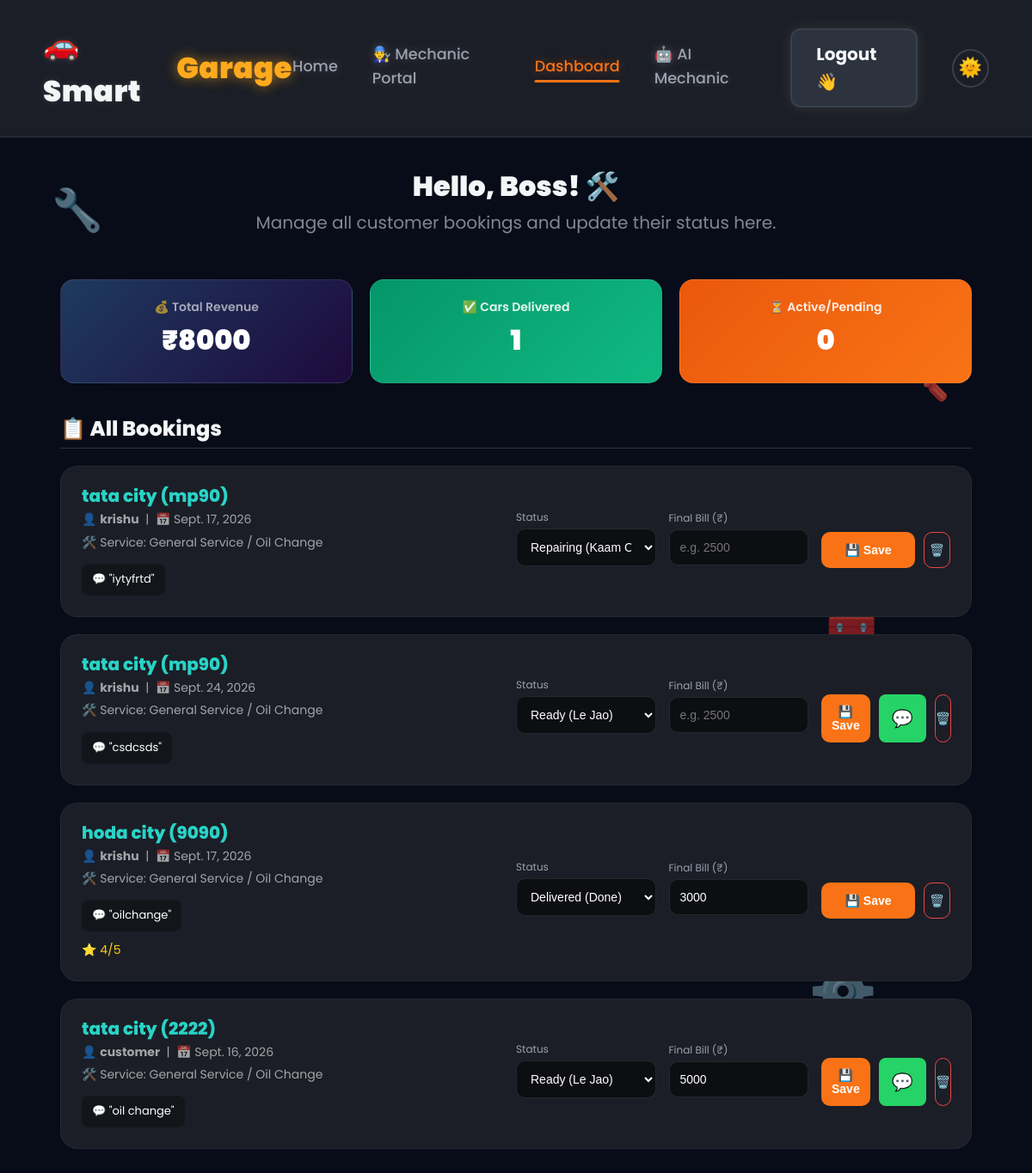
The page /dashboard/owner/ (signed in) on the database its author committed.
### bookings/models.py (models this page shows, shortened)
class Booking(models.Model):
    STATUS_CHOICES = (
        ('Pending', 'Pending (Wait)'),
        ('Repairing', 'Repairing (Kaam Chalu)'),
        ('Ready', 'Ready (Le Jao)'),
        ('Delivered', 'Delivered (Done)'),
    )
    SERVICE_CHOICES = (
        ('General', 'General Service / Oil Change'),
        ('Wash', 'Car Wash & Cleaning'),
        ('AC', 'AC Repair & Gas'),
        ('Denting', 'Denting & Painting'),
        ('Custom', 'Other / Custom Issue'),
    )
    customer = models.ForeignKey(settings.AUTH_USER_MODEL, on_delete=models.CASCADE, related_name='bookings')
    vehicle = models.ForeignKey(Vehicle, on_delete=models.CASCADE, related_name='bookings')
    service_type = models.CharField(max_length=20, choices=SERVICE_CHOICES, default='General')
    problem_description = models.TextField(blank=True, help_text="Kya problem aa rahi hai?")
    booking_date = models.DateField(help_text="Kis din service ke liye aana hai?")
    status = models.CharField(max_length=20, choices=STATUS_CHOICES, default='Pending')
    final_bill = models.PositiveIntegerField(blank=True, null=True, help_text="Final amount to pay")
    rating = models.IntegerField(null=True, blank=True, help_text="Rating out of 5")
    feedback = models.TextField(blank=True, null=True, help_text="Customer Review")
    created_at = models.DateTimeField(auto_now_add=True)

### customers/models.py (models this page shows, shortened)
class Vehicle(models.Model):
    FUEL_CHOICES = (
        ('Petrol', 'Petrol'),
        ('Diesel', 'Diesel'),
        ('CNG', 'CNG'),
        ('EV', 'Electric (EV)'),
    )
    owner = models.ForeignKey(settings.AUTH_USER_MODEL, on_delete=models.CASCADE, related_name='vehicles')
    registration_number = models.CharField(max_length=20, unique=True, help_text="e.g. MH 04 AB 1234")
    brand = models.CharField(max_length=50, help_text="e.g. Honda, Tata, Hyundai")
    car_model = models.CharField(max_length=50, help_text="e.g. City, Nexon, i20")
    fuel_type = models.CharField(max_length=20, choices=FUEL_CHOICES, default='Petrol')
    manufacturing_year = models.PositiveIntegerField()
    mileage = models.PositiveIntegerField(help_text="Current KMs driven", default=0)
    created_at = models.DateTimeField(auto_now_add=True)

### accounts/models.py (models this page shows, shortened)
class User(AbstractUser):
    class Role(models.TextChoices):
        OWNER = 'OWNER', 'Owner / Admin'
        ADVISOR = 'ADVISOR', 'Service Advisor'
        MECHANIC = 'MECHANIC', 'Mechanic'
        CUSTOMER = 'CUSTOMER', 'Customer'
    role = models.CharField(max_length=20, choices=Role.choices, default=Role.CUSTOMER)
    phone = models.CharField(max_length=15, blank=True)
    profile_image = models.ImageField(upload_to='profiles/', blank=True, null=True)
    is_verified = models.BooleanField(default=False)
    created_at = models.DateTimeField(auto_now_add=True)

### core/views.py (the view)
# urls.py: path('dashboard/owner/', views.owner_dashboard, name='owner_dashboard'),
@login_required
def owner_dashboard(request):
    from bookings.models import Booking
    from django.db.models import Sum
    bookings = Booking.objects.all().order_by('-created_at')
    total_revenue = bookings.aggregate(total=Sum('final_bill'))['total'] or 0
    repaired_count = Booking.objects.filter(status='Delivered').count()
    pending_count = Booking.objects.filter(status='Pending').count()
    repairing_count = Booking.objects.filter(status='Repairing').count()
    ready_count = Booking.objects.filter(status='Ready').count()
    context = {
        'bookings': bookings,
        'total_revenue': total_revenue,
        'repaired_count': repaired_count,
        'pending_count': pending_count,
        'repairing_count': repairing_count,
        'ready_count': ready_count,
    }
    return render(request, 'dashboard/owner_dashboard.html', context)

### core/context_processors.py (called while the page is built)
def site_settings(request):
    return {
        'SITE_NAME': 'Smart Garage',
        'SITE_TAGLINE': 'Premium Vehicle Service, Simplified.',
    }

### templates/dashboard/owner_dashboard.html (shortened to what this page needs)
{% extends "base.html" %}
{% block content %}
<div class="dash-container">
  <div class="welcome-box">
    <h1>Hello, Boss! 🛠️</h1>
    <p style="color:rgba(255,255,255,0.5);">Manage all customer bookings and update their status here.</p>
  </div>
  <div style="display: grid; grid-template-columns: repeat(auto-fit, minmax(200px, 1fr)); gap: 20px; margin-bottom: 40px;">
    <div style="background: linear-gradient(135deg, #1e3a5f, #1e0a3c); border: 1px solid rgba(255,255,255,0.1); border-radius: 16px; padding: 24px; text-align: center;">
      <h3 style="color: rgba(255,255,255,0.6); font-size: 14px; margin-bottom: 5px; font-weight: 600;">💰 Total Revenue</h3>
      <p style="font-size: 32px; font-weight: 900; color: #fff; margin: 0;">₹{{ total_revenue }}</p>
    </div>
    <div style="background: linear-gradient(135deg, #059669, #10b981); border: 1px solid rgba(255,255,255,0.1); border-radius: 16px; padding: 24px; text-align: center;">
      <h3 style="color: rgba(255,255,255,0.9); font-size: 14px; margin-bottom: 5px; font-weight: 600;">✅ Cars Delivered</h3>
      <p style="font-size: 32px; font-weight: 900; color: #fff; margin: 0;">{{ repaired_count }}</p>
    </div>
    <div style="background: linear-gradient(135deg, #ea580c, #f97316); border: 1px solid rgba(255,255,255,0.1); border-radius: 16px; padding: 24px; text-align: center;">
      <h3 style="color: rgba(255,255,255,0.9); font-size: 14px; margin-bottom: 5px; font-weight: 600;">⏳ Active/Pending</h3>
      <p style="font-size: 32px; font-weight: 900; color: #fff; margin: 0;">{{ pending_count }}</p>
    </div>
  </div>
  <h2 style="font-size: 24px; font-weight: 800; margin-bottom: 20px; border-bottom: 1px solid var(--surface-3); padding-bottom: 10px;">
    📋 All Bookings
  </h2>
  {% if bookings %}
    {% for b in bookings %}
      <div class="b-card">
        <div class="b-info">
          <h3>{{ b.vehicle.brand }} {{ b.vehicle.car_model }} ({{ b.vehicle.registration_number }})</h3>
          <p>👤 <strong>{{ b.customer.first_name|default:b.customer.username }}</strong> &nbsp;|&nbsp; 📅 {{ b.booking_date }}</p>
          <p>🛠️ Service: {{ b.get_service_type_display }}</p>
          {% if b.problem_description %}
            <div class="prob">💬 "{{ b.problem_description }}"</div>
          {% endif %}
          {% if b.rating %}
            <div style="margin-top:10px; color:#facc15; font-size:14px;">
              ⭐ {{ b.rating }}/5
            </div>
          {% endif %}
        </div>
        <form method="post" action="{% url 'bookings:update_booking' b.id %}" style="grid-column: span 2; display: grid; grid-template-columns: 1fr 1fr 150px; gap: 15px; align-items: center;">
          <div class="b-status">
            <label style="font-size:12px; color:var(--muted); display:block; margin-bottom:4px;">Status</label>
            <select name="status">
              {% for val, label in b.STATUS_CHOICES %}
                <option value="{{ val }}" {% if b.status == val %}selected{% endif %}>{{ label }}</option>
              {% endfor %}
            </select>
          </div>
          <div class="b-status">
            <label style="font-size:12px; color:var(--muted); display:block; margin-bottom:4px;">Final Bill (₹)</label>
            <input type="number" name="final_bill" value="{{ b.final_bill|default:'' }}" placeholder="e.g. 2500">
          </div>
          <div style="margin-top: 20px; display: flex; gap: 10px;">
            <button type="submit" class="btn-or" style="flex-grow: 1;">💾 Save</button>
            {% if b.status == 'Ready' and b.customer.phone %}
              <a href="https://wa.me/91{{ b.customer.phone }}?text=Hello%20{{ b.customer.first_name|default:'Customer' }},%20your%20car%20is%20ready%20for%20pickup!%20Total%20Bill:%20₹{{ b.final_bill|default:'(Check dashboard)' }}" target="_blank" style="display: flex; align-items: center; justify-content: center; background: #25D366; color: #fff; padding: 0 15px; border-radius: 8px; text-decoration: none; font-size: 20px; transition: 0.2s;" title="Send WhatsApp Update">
                💬
              </a>
            {% endif %}
            <button type="button" onclick="if(confirm('Are you sure you want to delete this booking history?')) document.getElementById('del-form-{{ b.id }}').submit();" class="btn-or" style="background: transparent; border: 1px solid #ef4444; color: #ef4444; flex-grow: 0; width: 45px; padding: 12px 0;" title="Delete Booking">🗑️</button>
          </div>
        </form>
      </div>
    {% endfor %}
  {% endif %}
</div>
{% endblock %}

### templates/base.html (shortened to what this page needs)
{% load static %}
<!DOCTYPE html>
<html lang="en">
<head>
  <link rel="stylesheet" href="{% static 'css/design-system.css' %}">
</head>
<body>
<nav style="display: flex; justify-content: space-between; align-items: center; padding: 25px 50px; background: var(--surface); backdrop-filter: blur(10px); border-bottom: 1px solid var(--surface-3); position: sticky; top: 0; z-index: 100;">
  <div class="logo" style="display: flex; align-items: center; gap: 10px; font-weight: 900; font-size: 34px; letter-spacing: 0.5px; color: var(--paper); text-shadow: 0 0 10px rgba(255,255,255,0.1);">
    🚗 Smart<span style="color: #ffaa1d; text-shadow: 0 0 15px rgba(255,170,29,0.6);">Garage</span>
  </div>
  <div class="nav-links" style="display: flex; gap: 40px; align-items: center;">
    <a href="/" class="nav-link {% if request.path == '/' %}active{% endif %}">Home</a>
    <a href="{% url 'core:mechanic_dashboard' %}" class="nav-link {% if '/mechanic/' in request.path %}active{% endif %}">👨‍🔧 Mechanic Portal</a>
    {% if request.user.is_authenticated %}
        {% if request.user.role != 'MECHANIC' %}
          <a href="{% url 'core:dashboard_redirect' %}" class="nav-link {% if '/dashboard/' in request.path or '/customer/' in request.path or '/owner/' in request.path %}active{% endif %}">Dashboard</a>
        {% endif %}
        <a href="{% url 'core:ai_mechanic' %}" class="nav-link {% if '/ai-mechanic/' in request.path %}active{% endif %}">🤖 AI Mechanic</a>
        <a href="{% url 'accounts:logout' %}" style="background: var(--surface-3); border: 2px solid var(--steel); color: var(--paper); padding: 12px 28px; border-radius: 12px; text-decoration: none; font-size: 20px; font-weight: 700; transition: 0.3s; box-shadow: 0 0 15px rgba(255,255,255,0.1);">Logout 👋</a>
    {% else %}
        <a href="{% url 'accounts:login' %}" style="background: var(--paper); color: var(--ink); padding: 12px 28px; border-radius: 12px; text-decoration: none; font-size: 20px; font-weight: 800; transition: 0.3s; box-shadow: 0 0 15px rgba(255,255,255,0.2);">Login</a>
    {% endif %}
      <button id="themeToggle" style="background: transparent; color: var(--paper); border: 2px solid var(--steel); border-radius: 50%; width: 45px; height: 45px; font-size: 22px; cursor: pointer; transition: 0.3s; display: flex; align-items: center; justify-content: center;" title="Toggle Theme">
          🌞
      </button>
  </div>
</nav>
  <div class="global-floaters" style="position: fixed; top: 0; left: 0; width: 100%; height: 100%; pointer-events: none; z-index: -1; overflow: hidden; opacity: 0.6;">
    <div class="animated-tool hover-scale" style="position: absolute; top: 15%; left: 5%; font-size: 3rem;">🔧</div>
    <div class="animated-tool hover-scale" style="position: absolute; top: 70%; left: 10%; font-size: 3.5rem; animation-delay: 1s;">🔨</div>
    <div class="animated-tool hover-scale" style="position: absolute; top: 30%; right: 8%; font-size: 2.5rem; animation-delay: 2s;">🪛</div>
    <div class="animated-gear hover-scale" style="position: absolute; top: 80%; right: 15%; font-size: 4rem; color: rgba(255,255,255,0.8);">⚙️</div>
    <div class="animated-tool hover-scale" style="position: absolute; top: 50%; left: 80%; font-size: 3rem; animation-delay: 0.5s;">🧰</div>
  </div>
  <div class="content">
      {% block content %}{% endblock %}
  </div>
</body>
</html>

### static/css/design-system.css (style rules this page uses)
:root { --ink: #12141a; --ink-2: #0d0e12; --surface: #1b1e26; --surface-2: #242833; --surface-3: #2d323f; --steel: #3a3f4b; --steel-soft: #2a2e38; --amber: #ffaa1d; --amber-dim: #cc8716; --cyan: #29d3c6; --cyan-dim: #1fa89e; --red: #ef4444; --green: #22c55e; --paper: #f4f5f7; --paper-dim: rgba(255,255,255,0.7); --muted: #9ba1ae; --font-display: 'Barlow Condensed', sans-serif; --font-body: 'Inter', sans-serif; --radius-sm: 6px; --radius-md: 10px; --radius-lg: 16px; --shadow-card: 0 1px 0 rgba(255,255,255,0.04) inset, 0 12px 24px -12px rgba(0,0,0,0.5); --shadow-pop: 0 20px 40px -16px rgba(0,0,0,0.6); --ease: cubic-bezier(0.22, 1, 0.36, 1); }
* { box-sizing: border-box; }
html { scroll-behavior: smooth; }
body { margin: 0; background: linear-gradient(135deg, var(--ink) 0%, var(--ink-2) 100%); color: var(--paper); font-family: 'Poppins', sans-serif !important; font-size: 20px; line-height: 1.6; -webkit-font-smoothing: antialiased; min-height: 100vh; }
.animated-tool { animation: floatTool 3s ease-in-out infinite; display: inline-block; }
.animated-gear { animation: spinSlow 4s linear infinite; display: inline-block; }
.hover-scale { transition: transform 0.3s ease; }
h1, h2, h3, h4 { font-family: 'Poppins', sans-serif !important; font-weight: 700; line-height: 1.05; margin: 0 0 16px 0; color: var(--paper); }
a { color: var(--cyan); text-decoration: none; transition: color 0.2s var(--ease); }
p { margin: 0 0 16px 0; }
.b-card { background: var(--surface-2); border: 1px solid var(--surface-3); border-radius: var(--radius-lg); padding: 20px 25px; display: grid; grid-template-columns: 2fr 1.5fr; gap: 20px; align-items: center; transition: all 0.3s var(--ease); }
.nav-links { display: flex; align-items: center; gap: 28px; }
.nav-links a { color: var(--muted); font-weight: 500; font-size: 1.1rem; transition: color 0.18s var(--ease); }

### templates/dashboard/owner_dashboard.html (style rules this page uses)
body { background: #070c18; color: #fff; font-family: 'Poppins', sans-serif; }
.logo { font-size: 24px; font-weight: 900; color: #fff; text-decoration: none; }
.logo span { color: #f97316; }
.dash-container { max-width: 1100px; margin: 40px auto; padding: 0 20px; }
.welcome-box { text-align: center; margin-bottom: 50px; }
.welcome-box h1 { font-size: 32px; font-weight: 900; margin-bottom: 10px; }
.b-card { background: #1b1e26; border: 1px solid rgba(255,255,255,0.05); padding: 24px; border-radius: 20px; margin-bottom: 20px; display: grid; grid-template-columns: 2fr 1fr 1fr; gap: 20px; align-items: center; }
.b-info h3 { font-size: 20px; font-weight: 800; margin-bottom: 5px; color: #29d3c6; }
.b-info p { color: rgba(255,255,255,0.6); font-size: 14px; margin-bottom: 4px; }
.b-info .prob { background: rgba(0,0,0,0.3); padding: 8px 12px; border-radius: 8px; font-size: 13px; margin-top: 10px; display: inline-block; }
.b-status select, .b-status input { width: 100%; padding: 12px; background: #0d0e12; border: 1px solid rgba(255,255,255,0.1); border-radius: 10px; color: #fff; font-size: 14px; margin-bottom: 10px; }
.btn-or { width: 100%; background: #f97316; color: #fff; padding: 12px; border-radius: 10px; font-weight: 700; font-size: 14px; text-align: center; border: none; cursor: pointer; transition: 0.3s; }

### templates/base.html (style rules this page uses)
.nav-link { color: var(--paper); text-decoration: none; font-size: 20px; font-weight: 700; transition: 0.3s; text-shadow: 0 0 12px rgba(255,255,255,0.2); padding-bottom: 5px; position: relative; }
.nav-link::after { content: ''; position: absolute; width: 0; height: 3px; bottom: 0; left: 50%; background-color: #f97316; transition: all 0.3s ease; transform: translateX(-50%); border-radius: 2px; }
.nav-link.active { color: #f97316; text-shadow: 0 0 12px rgba(249,115,22,0.4); }
.nav-link.active::after { width: 100%; }

### rows shown on the page
Booking: vehicle.brand "tata", vehicle.car_model "city", vehicle.registration_number "mp90", customer.first_name "krishu", booking_date "Sept. 17, 2026", service_type "General Service / Oil Change", problem_description "iytyfrtd", status "Repairing (Kaam Chalu)"
Booking: vehicle.brand "tata", vehicle.car_model "city", vehicle.registration_number "mp90", customer.first_name "krishu", booking_date "Sept. 24, 2026", service_type "General Service / Oil Change", problem_description "csdcsds", status "Ready (Le Jao)"
Booking: vehicle.brand "hoda", vehicle.car_model "city", vehicle.registration_number "9090", customer.first_name "krishu", booking_date "Sept. 17, 2026", service_type "General Service / Oil Change", problem_description "oilchange", rating "4", status "Delivered (Done)", final_bill "3000"
Booking: vehicle.brand "tata", vehicle.car_model "city", vehicle.registration_number "2222", customer.first_name "customer", booking_date "Sept. 16, 2026", service_type "General Service / Oil Change", problem_description "oil change", status "Ready (Le Jao)", final_bill "5000"

### other values the page prints
{{ total_revenue }} "8000"
{{ repaired_count }} "1"
{{ pending_count }} "0"
